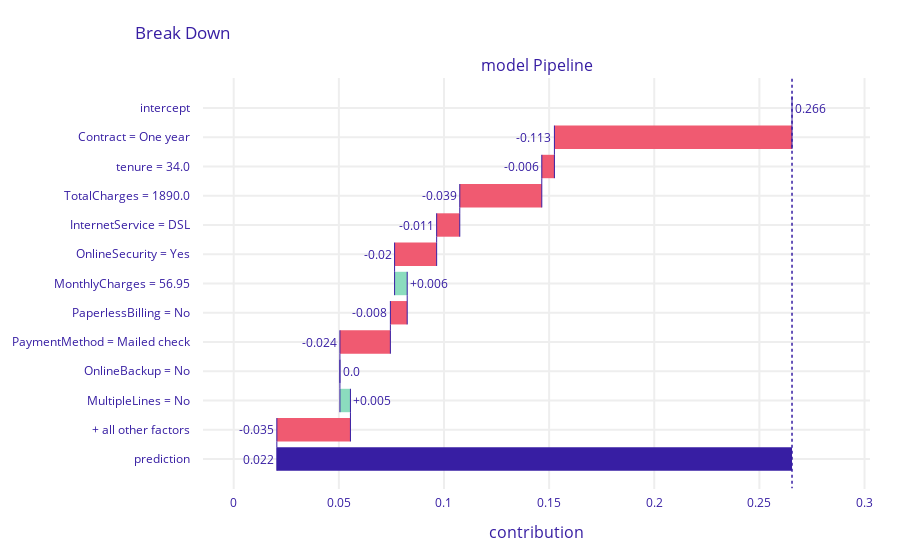

Here is the notebook cell this chart was saved with:
### Markdown cell above
7 Break-down Plots for Interactions

### Code cell
bd_henry = model_exp.predict_parts(customerA, 
             type = 'break_down_interactions')
bd_henry.plot()

### Figure 1 — Plotly figure (JSON) as saved in the notebook; plotly's stock layout.template omitted (floating-point values rounded to 4 significant figures)
{"data": [{"base": 0.2655, "connector": {"line": {"color": "#371ea3", "dash": "solid", "width": 1}, "mode": "spanning"}, "decreasing": {"marker": {"color": "#f05a71"}}, "hoverinfo": "text+delta", "hoverlabel": {"bgcolor": "rgba(0, 0, 0, 0.8)"}, "hovertext": ["Average response: 0.266<br>Prediction: 0.022", "Contract = One year<br>decreases average response by", "tenure = 34.0<br>decreases average response by", "TotalCharges = 1890.0<br>decreases average response by", "InternetService = DSL<br>decreases average response by", "OnlineSecurity = Yes<br>decreases average response by", "MonthlyCharges = 56.95<br>increases average response by", "PaperlessBilling = No<br>decreases average response by", "PaymentMethod = Mailed check<br>decreases average response by", "OnlineBackup = No<br>decreases average response by", "MultipleLines = No<br>increases average response by", "+ all other factors<br>decreases average response by", "Average response: 0.266<br>Prediction: 0.022"], "increasing": {"marker": {"color": "#8bdcbe"}}, "measure": ["relative", "relative", "relative", "relative", "relative", "relative", "relative", "relative", "relative", "relative", "relative", "relative", "total"], "orientation": "h", "showlegend": false, "text": ["0.266", "-0.113", "-0.006", "-0.039", "-0.011", "-0.02", "+0.006", "-0.008", "-0.024", "0.0", "+0.005", "-0.035", "0.022"], "textposition": "outside", "totals": {"marker": {"color": "#371ea3"}}, "type": "waterfall", "x": [0, -0.113, -0.006, -0.039, -0.011, -0.02, 0.006, -0.008, -0.024, 0, 0.005, -0.035, -0.244], "xaxis": "x", "y": ["intercept", "Contract = One year", "tenure = 34.0", "TotalCharges = 1890.0", "InternetService = DSL", "OnlineSecurity = Yes", "MonthlyCharges = 56.95", "PaperlessBilling = No", "PaymentMethod = Mailed check", "OnlineBackup = No", "MultipleLines = No", "+ all other factors", "prediction"], "yaxis": "y"}], "layout": {"annotations": [{"font": {"size": 16}, "showarrow": false, "text": "model Pipeline", "x": 0.5, "xanchor": "center", "xref": "paper", "y": 1, "yanchor": "bottom", "yref": "paper"}, {"font": {"size": 16}, "showarrow": false, "text": "contribution", "x": 0.5, "xanchor": "center", "xref": "paper", "y": 0, "yanchor": "top", "yref": "paper", "yshift": -30}], "autosize": true, "font": {"color": "#371ea3"}, "margin": {"b": 71, "r": 30, "t": 78}, "shapes": [{"line": {"color": "#371ea3", "dash": "dot", "width": 1.5}, "type": "line", "x0": 0.2655, "x1": 0.2655, "xref": "x", "y0": -1, "y1": 13, "yref": "y"}], "title": {"text": "Break Down", "x": 0.15}, "xaxis": {"anchor": "y", "automargin": true, "domain": [0, 1], "fixedrange": true, "gridwidth": 2, "range": [-0.0146, 0.3026], "tickcolor": "white", "ticklen": 3, "ticks": "outside", "type": "linear", "zeroline": false}, "yaxis": {"anchor": "x", "automargin": true, "autorange": true, "domain": [0, 1], "fixedrange": true, "gridwidth": 2, "range": [13.04, -1.04], "tickcolor": "white", "ticklen": 10, "ticks": "outside", "type": "category"}}}
